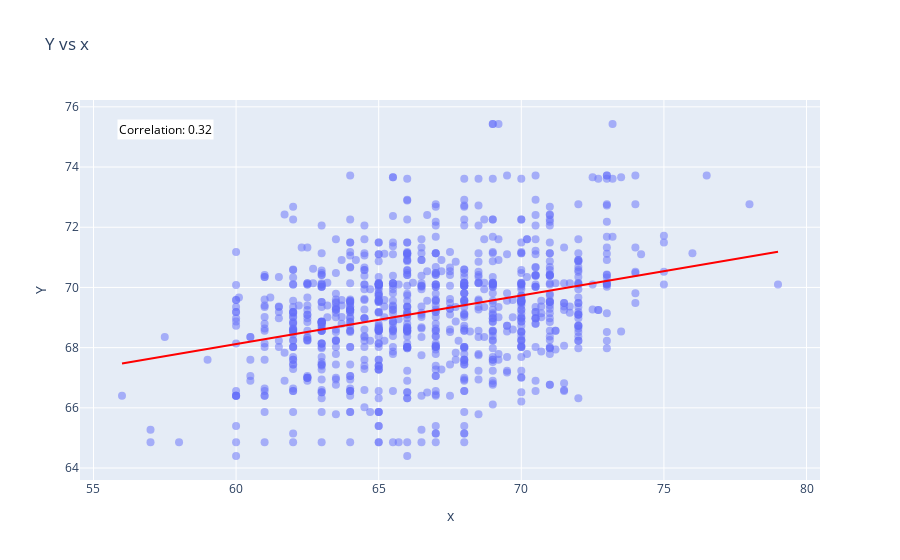

Notebook cell for this chart:
### Code cell
import pandas as pd

df = pd.DataFrame({'x': x, 'Y': Y})

# Calculate the correlation
correlation = np.corrcoef(df['x'], df['Y'])[0,1]

fig = px.scatter(df, x='x', y='Y', 
                 trendline='ols',  # Add a linear trendline
                 trendline_color_override='red',
                 title='Y vs x')
fig.update_traces(marker=dict(size=8, opacity=0.5))

fig.add_annotation(text=f'Correlation: {correlation:.2f}', 
                   xref='paper', yref='paper', 
                   x=0.05, y=0.95, showarrow=False,
                   font=dict(size=12, color='black'), bgcolor='white')
fig.show()

### Figure 1 — Plotly figure (JSON) as saved in the notebook; plotly's stock layout.template omitted (floating-point values rounded to 4 significant figures; data arrays with more than 128 entries replaced by an {"elided": "..."} marker saying what was removed)
{"data": [{"hovertemplate": "x=%{x}<br>Y=%{y}<extra></extra>", "legendgroup": "", "marker": {"color": "#636efa", "opacity": 0.5, "size": 8, "symbol": "circle"}, "mode": "markers", "name": "", "orientation": "v", "showlegend": false, "type": "scatter", "x": {"elided": "934 float values"}, "xaxis": "x", "y": {"elided": "934 float values"}, "yaxis": "y"}, {"hovertemplate": "<b>OLS trendline</b><br>Y = 0.161618 * x + 58.4194<br>R<sup>2</sup>=0.103009<br><br>x=%{x}<br>Y=%{y} <b>(trend)</b><extra></extra>", "legendgroup": "", "line": {"color": "red"}, "marker": {"color": "#636efa", "opacity": 0.5, "size": 8, "symbol": "circle"}, "mode": "lines", "name": "", "showlegend": false, "type": "scatter", "x": {"elided": "934 float values"}, "xaxis": "x", "y": {"elided": "934 float values"}, "yaxis": "y"}], "layout": {"annotations": [{"bgcolor": "white", "font": {"color": "black", "size": 12}, "showarrow": false, "text": "Correlation: 0.32", "x": 0.05, "xref": "paper", "y": 0.95, "yref": "paper"}], "legend": {"tracegroupgap": 0}, "title": {"text": "Y vs x"}, "xaxis": {"anchor": "y", "domain": [0, 1], "title": {"text": "x"}}, "yaxis": {"anchor": "x", "domain": [0, 1], "title": {"text": "Y"}}}}
